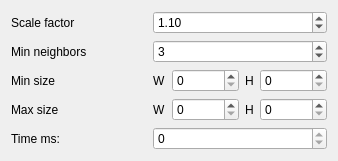
<?xml version="1.0" encoding="UTF-8"?>
<ui version="4.0">
 <class>DetectMultiScaleForm</class>
 <widget class="QWidget" name="DetectMultiScaleForm">
  <property name="geometry">
   <rect>
    <x>0</x>
    <y>0</y>
    <width>338</width>
    <height>161</height>
   </rect>
  </property>
  <property name="windowTitle">
   <string>Form</string>
  </property>
  <layout class="QGridLayout" name="gridLayout">
   <item row="0" column="1">
    <widget class="QDoubleSpinBox" name="sb_scaleFactor">
     <property name="value">
      <double>1.100000000000000</double>
     </property>
    </widget>
   </item>
   <item row="1" column="1">
    <widget class="QSpinBox" name="sb_minNeightbors">
     <property name="value">
      <number>3</number>
     </property>
    </widget>
   </item>
   <item row="3" column="0">
    <widget class="QLabel" name="label_4">
     <property name="text">
      <string>Max size</string>
     </property>
    </widget>
   </item>
   <item row="3" column="1">
    <layout class="QHBoxLayout" name="horizontalLayout_2">
     <item>
      <widget class="QLabel" name="label_7">
       <property name="text">
        <string>W</string>
       </property>
      </widget>
     </item>
     <item>
      <widget class="QSpinBox" name="sb_maxSizeW">
       <property name="maximum">
        <number>999999999</number>
       </property>
      </widget>
     </item>
     <item>
      <widget class="QLabel" name="label_8">
       <property name="text">
        <string>H</string>
       </property>
      </widget>
     </item>
     <item>
      <widget class="QSpinBox" name="sb_maxSizeH">
       <property name="maximum">
        <number>999999999</number>
       </property>
      </widget>
     </item>
    </layout>
   </item>
   <item row="1" column="0">
    <widget class="QLabel" name="label_2">
     <property name="text">
      <string>Min neighbors</string>
     </property>
    </widget>
   </item>
   <item row="0" column="0">
    <widget class="QLabel" name="label">
     <property name="text">
      <string>Scale factor</string>
     </property>
    </widget>
   </item>
   <item row="2" column="0">
    <widget class="QLabel" name="label_3">
     <property name="text">
      <string>Min size</string>
     </property>
    </widget>
   </item>
   <item row="2" column="1">
    <layout class="QHBoxLayout" name="horizontalLayout">
     <item>
      <widget class="QLabel" name="label_5">
       <property name="text">
        <string>W</string>
       </property>
      </widget>
     </item>
     <item>
      <widget class="QSpinBox" name="sb_minSizeW">
       <property name="maximum">
        <number>999999999</number>
       </property>
      </widget>
     </item>
     <item>
      <widget class="QLabel" name="label_6">
       <property name="text">
        <string>H</string>
       </property>
      </widget>
     </item>
     <item>
      <widget class="QSpinBox" name="sb_minSizeH">
       <property name="maximum">
        <number>999999999</number>
       </property>
      </widget>
     </item>
    </layout>
   </item>
   <item row="4" column="0">
    <widget class="QLabel" name="label_9">
     <property name="text">
      <string>Time ms:</string>
     </property>
    </widget>
   </item>
   <item row="4" column="1">
    <widget class="QSpinBox" name="sb_time">
     <property name="readOnly">
      <bool>true</bool>
     </property>
     <property name="maximum">
      <number>999999999</number>
     </property>
    </widget>
   </item>
  </layout>
 </widget>
 <resources/>
 <connections/>
</ui>
